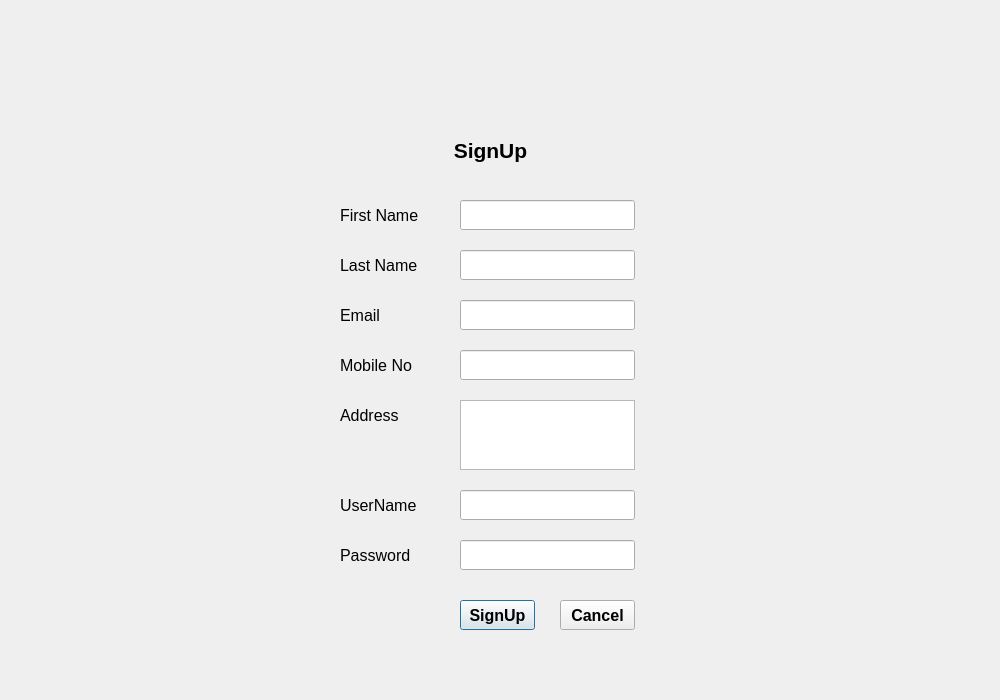
<?xml version="1.0" encoding="UTF-8"?>
<ui version="4.0">
 <class>Dialog</class>
 <widget class="QDialog" name="Dialog">
  <property name="geometry">
   <rect>
    <x>0</x>
    <y>0</y>
    <width>1000</width>
    <height>700</height>
   </rect>
  </property>
  <property name="windowTitle">
   <string>Dialog</string>
  </property>
  <widget class="QLabel" name="label">
   <property name="geometry">
    <rect>
     <x>310</x>
     <y>110</y>
     <width>361</width>
     <height>81</height>
    </rect>
   </property>
   <property name="font">
    <font>
     <family>Arial</family>
     <pointsize>16</pointsize>
     <weight>75</weight>
     <bold>true</bold>
    </font>
   </property>
   <property name="text">
    <string>SignUp</string>
   </property>
   <property name="alignment">
    <set>Qt::AlignCenter</set>
   </property>
  </widget>
  <widget class="QLabel" name="label_2">
   <property name="geometry">
    <rect>
     <x>340</x>
     <y>200</y>
     <width>100</width>
     <height>30</height>
    </rect>
   </property>
   <property name="font">
    <font>
     <family>Arial</family>
     <pointsize>12</pointsize>
    </font>
   </property>
   <property name="text">
    <string>First Name</string>
   </property>
  </widget>
  <widget class="QLineEdit" name="firstname_lineEdit">
   <property name="geometry">
    <rect>
     <x>460</x>
     <y>200</y>
     <width>175</width>
     <height>30</height>
    </rect>
   </property>
   <property name="font">
    <font>
     <family>Arial</family>
     <pointsize>12</pointsize>
    </font>
   </property>
  </widget>
  <widget class="QLabel" name="label_3">
   <property name="geometry">
    <rect>
     <x>340</x>
     <y>250</y>
     <width>100</width>
     <height>30</height>
    </rect>
   </property>
   <property name="font">
    <font>
     <family>Arial</family>
     <pointsize>12</pointsize>
    </font>
   </property>
   <property name="text">
    <string>Last Name</string>
   </property>
  </widget>
  <widget class="QLineEdit" name="lastname_lineEdit">
   <property name="geometry">
    <rect>
     <x>460</x>
     <y>250</y>
     <width>175</width>
     <height>30</height>
    </rect>
   </property>
   <property name="font">
    <font>
     <family>Arial</family>
     <pointsize>12</pointsize>
    </font>
   </property>
  </widget>
  <widget class="QLabel" name="label_4">
   <property name="geometry">
    <rect>
     <x>340</x>
     <y>300</y>
     <width>100</width>
     <height>30</height>
    </rect>
   </property>
   <property name="font">
    <font>
     <family>Arial</family>
     <pointsize>12</pointsize>
    </font>
   </property>
   <property name="text">
    <string>Email</string>
   </property>
  </widget>
  <widget class="QLineEdit" name="email_lineEdit">
   <property name="geometry">
    <rect>
     <x>460</x>
     <y>300</y>
     <width>175</width>
     <height>30</height>
    </rect>
   </property>
   <property name="font">
    <font>
     <family>Arial</family>
     <pointsize>12</pointsize>
    </font>
   </property>
  </widget>
  <widget class="QLabel" name="label_5">
   <property name="geometry">
    <rect>
     <x>340</x>
     <y>350</y>
     <width>100</width>
     <height>30</height>
    </rect>
   </property>
   <property name="font">
    <font>
     <family>Arial</family>
     <pointsize>12</pointsize>
    </font>
   </property>
   <property name="text">
    <string>Mobile No</string>
   </property>
  </widget>
  <widget class="QLineEdit" name="mobile_lineEdit">
   <property name="geometry">
    <rect>
     <x>460</x>
     <y>350</y>
     <width>175</width>
     <height>30</height>
    </rect>
   </property>
   <property name="font">
    <font>
     <family>Arial</family>
     <pointsize>12</pointsize>
    </font>
   </property>
  </widget>
  <widget class="QLabel" name="label_6">
   <property name="geometry">
    <rect>
     <x>340</x>
     <y>490</y>
     <width>100</width>
     <height>30</height>
    </rect>
   </property>
   <property name="font">
    <font>
     <family>Arial</family>
     <pointsize>12</pointsize>
    </font>
   </property>
   <property name="text">
    <string>UserName</string>
   </property>
  </widget>
  <widget class="QLineEdit" name="uaername_lineEdit">
   <property name="geometry">
    <rect>
     <x>460</x>
     <y>490</y>
     <width>175</width>
     <height>30</height>
    </rect>
   </property>
   <property name="font">
    <font>
     <family>Arial</family>
     <pointsize>12</pointsize>
    </font>
   </property>
  </widget>
  <widget class="QLabel" name="label_7">
   <property name="geometry">
    <rect>
     <x>340</x>
     <y>540</y>
     <width>100</width>
     <height>30</height>
    </rect>
   </property>
   <property name="font">
    <font>
     <family>Arial</family>
     <pointsize>12</pointsize>
    </font>
   </property>
   <property name="text">
    <string>Password</string>
   </property>
  </widget>
  <widget class="QLineEdit" name="password_lineEdit">
   <property name="geometry">
    <rect>
     <x>460</x>
     <y>540</y>
     <width>175</width>
     <height>30</height>
    </rect>
   </property>
   <property name="font">
    <font>
     <family>Arial</family>
     <pointsize>12</pointsize>
    </font>
   </property>
  </widget>
  <widget class="QLabel" name="label_8">
   <property name="geometry">
    <rect>
     <x>340</x>
     <y>400</y>
     <width>100</width>
     <height>30</height>
    </rect>
   </property>
   <property name="font">
    <font>
     <family>Arial</family>
     <pointsize>12</pointsize>
    </font>
   </property>
   <property name="text">
    <string>Address</string>
   </property>
  </widget>
  <widget class="QTextEdit" name="address_textEdit">
   <property name="geometry">
    <rect>
     <x>460</x>
     <y>400</y>
     <width>175</width>
     <height>70</height>
    </rect>
   </property>
  </widget>
  <widget class="QPushButton" name="signup_btn">
   <property name="geometry">
    <rect>
     <x>460</x>
     <y>600</y>
     <width>75</width>
     <height>30</height>
    </rect>
   </property>
   <property name="font">
    <font>
     <family>Arial</family>
     <pointsize>12</pointsize>
     <weight>75</weight>
     <bold>true</bold>
    </font>
   </property>
   <property name="text">
    <string>SignUp</string>
   </property>
  </widget>
  <widget class="QPushButton" name="cancel_btn">
   <property name="geometry">
    <rect>
     <x>560</x>
     <y>600</y>
     <width>75</width>
     <height>30</height>
    </rect>
   </property>
   <property name="font">
    <font>
     <family>Arial</family>
     <pointsize>12</pointsize>
     <weight>75</weight>
     <bold>true</bold>
    </font>
   </property>
   <property name="text">
    <string>Cancel</string>
   </property>
  </widget>
 </widget>
 <resources/>
 <connections/>
</ui>
